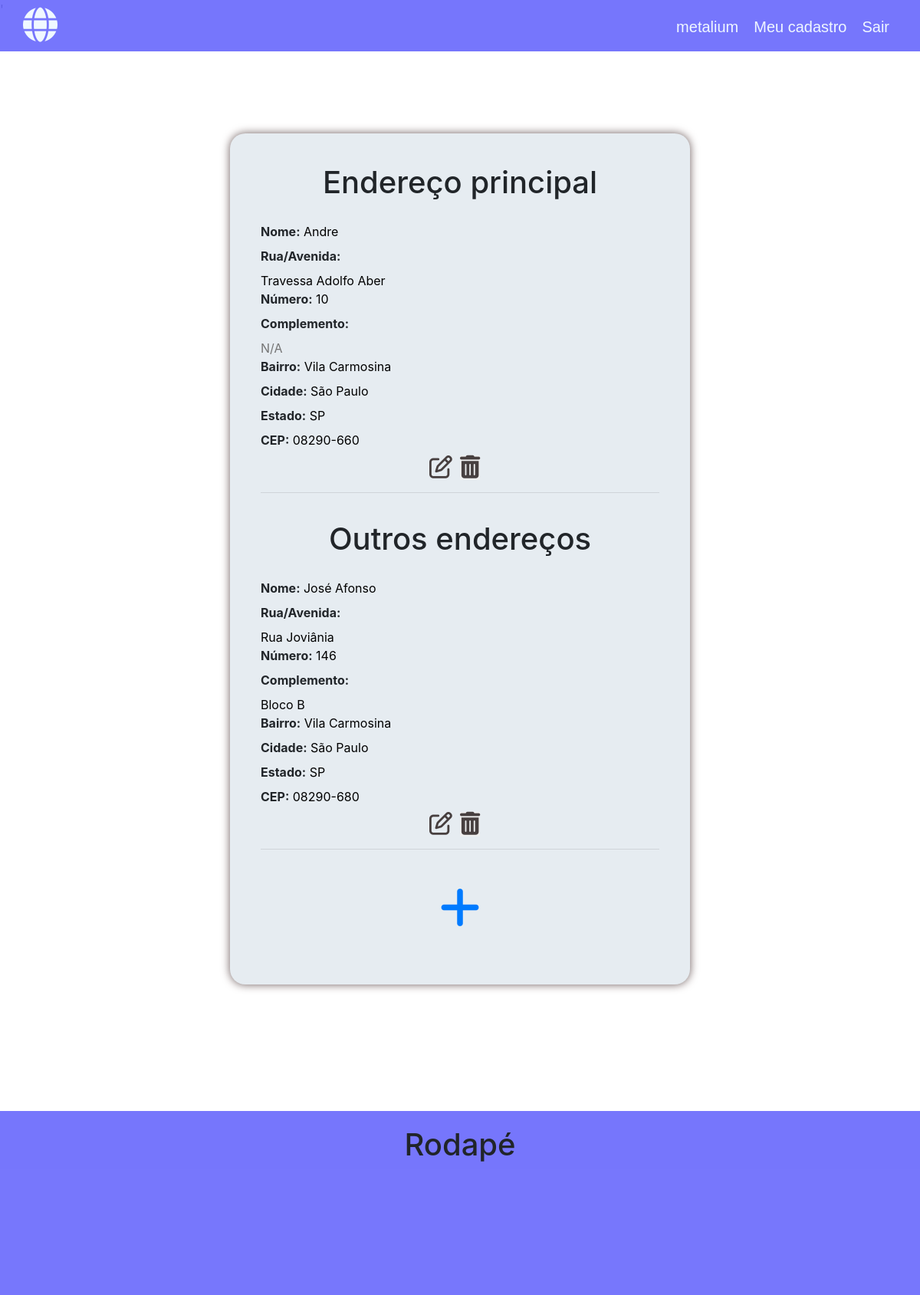
The app's page /my-profile/address/ (signed in) with its own data.
### my_profile/models.py (models this page shows, shortened)
class Base(models.Model):
    active = models.BooleanField('Ativo', default=False)
    create = models.DateField('Criado', auto_now_add=True)
    modified = models.DateField('Modificado', auto_now=True)
    class Meta:
        abstract = True

class AddressUser(Base):
    objects = None
    user = models.ForeignKey(User, on_delete=models.CASCADE, verbose_name='Usuário')
    sender_name = models.CharField('Nome completo', max_length=100)
    postal_code = models.CharField('CEP', max_length=9)
    street_address = models.CharField('Rua/Avenida', max_length=200)
    number_address = models.CharField('Numero', max_length=20)
    neighborhood = models.CharField('Bairro', max_length=100)
    additional_info = models.CharField('Complemento', max_length=200, blank=True)
    city = models.CharField('Cidade', max_length=100)
    state = models.CharField('Estado', max_length=2)
    TYPE_ADDRESS = (
        ('casa', 'Casa'),
        ('trabalho', 'Trabalho')
    )
    type_address = models.CharField(
        'Este é o seu trabalho ou sua casa?', max_length=8, choices=TYPE_ADDRESS, default=False
    )
    class Meta:
        verbose_name = 'Endereço'
        verbose_name_plural = 'Endereços'

### my_profile/views.py (the view)
# urls.py: path('address/', views.my_address, name='address'),
@login_required(login_url='login')
def my_address(request):
    context = {
        'active_address': models.AddressUser.objects.filter(user=request.user, active=True),
        'other_address': models.AddressUser.objects.filter(user=request.user, active=False)
    }
    return render(request, 'my_address.html', context)

### my_profile/templates/my_address.html (shortened to what this page needs)
{% extends 'base.html' %}
{% block 'content' %}
    {% if active_address or other_address %}
    <section class="section-address">
        <div class="address-container">
            {% if active_address %}
            <div class="principal-address">
                <h1>Endereço principal</h1>
            </div>
            {% for ad in active_address %}
            <div>
                <div>
                    <label>Nome:</label>
                    <input type="text" value="{{ ad.sender_name }}" readonly>
                </div>
            </div>
            <div>
                <div>
                    <label>Rua/Avenida:</label>
                    <input type="text" value="{{ad.street_address}}" readonly>
                </div>
            </div>
            <div>
                <div>
                    <label>Número:</label>
                    <input type="text" placeholder="Número:" value="{{ad.number_address}}" readonly>
                </div>
                <div>
                    <label>Complemento:</label>
                    <input type="text" placeholder="N/A" value="{{ad.additional_info}}" readonly>
                </div>
                <div>
                    <label>Bairro:</label>
                    <input type="text" placeholder="Bairro:" value="{{ad.neighborhood}}" readonly>
                </div>
            </div>
            <div>
                <div>
                    <label>Cidade:</label>
                    <input type="text" placeholder="Cidade:" value="{{ad.city}}" readonly>
                </div>
                <div>
                    <label>Estado:</label>
                    <input type="text" placeholder="UF:" value="{{ad.state}}" readonly>
                </div>
                <div>
                    <label>CEP:</label>
                    <input type="text"  value="{{ad.postal_code}}" readonly>
                </div>
            </div>
            <div class="manage-container">
                <div class="btn-edit">
                    <a href="{% url 'edit_address' ad.pk %}"><i title="Editar dados" class="fa-regular fa-pen-to-square"></i></a>
                </div>
                <form class="delete-address" method="post" action="{% url 'delete_address' ad.pk %}">{% csrf_token %}
                    <button type="submit">
                        <i title="Deletar endereço" class="fa-solid fa-trash-can"></i>
                    </button>
                </form>
            </div>
            <hr>
            {% endfor %}
            {% endif %}
            {% if other_address %}
            <div class="other-addresses">
                <h1>Outros endereços</h1>
            </div>
            {% for ad in other_address %}
            <div>
                <div>
                    <label>Nome:</label>
                    <input type="text" value="{{ad.sender_name}}" readonly>
                </div>
            </div>
            <div>
                <div>
                    <label>Rua/Avenida:</label>
                    <input type="text" placeholder="Rua/Avenida:" value="{{ad.street_address}}" readonly>
                </div>
            </div>
            <div>
                <div>
                    <label>Número:</label>
                    <input type="text" placeholder="Número:" value="{{ad.number_address}}" readonly>
                </div>
                <div>
                    <label>Complemento:</label>
                    <input type="text" placeholder="N/A" value="{{ad.additional_info}}" readonly>
                </div>
                <div>
                    <label>Bairro:</label>
                    <input type="text" placeholder="Bairro:" value="{{ad.neighborhood}}" readonly>
                </div>
            </div>
            <div>
                <div>
                    <label>Cidade:</label>
                    <input type="text" placeholder="Cidade:" value="{{ad.city}}" readonly>
                </div>
                <div>
                    <label>Estado:</label>
                    <input type="text" placeholder="UF:" value="{{ad.state}}" readonly>
                </div>
                <div>
                    <label>CEP:</label>
                    <input type="text"  value="{{ad.postal_code}}" readonly>
                </div>
            </div>
            <div class="manage-container">
                <div class="btn-edit">
                    <a href="{% url 'edit_address' ad.pk %}"><i title="Editar dados" class="fa-regular fa-pen-to-square"></i></a>
                </div>
                <form class="delete-address" method="post" action="{% url 'delete_address' ad.pk %}">{% csrf_token %}
                    <button type="submit">
                        <i title="Deletar endereço" class="fa-solid fa-trash-can"></i>
                    </button>
                </form>
            </div>
            <hr>
            {% endfor %}
            {% endif %}
            <div class="add-more-container">
                <a href="{% url 'add_address' %}"><i title="Add enredeço" class="fa-sharp fa-solid fa-plus"></i></a>
            </div>
        {% endif %}
        </div>
    </section>
{% endblock %}

### template_base/base.html (shortened to what this page needs)
<!DOCTYPE html>
{% load static %}
<html lang="pt-BR">
<head>
    <link rel="stylesheet" href="https://stackpath.bootstrapcdn.com/bootstrap/4.4.1/css/bootstrap.min.css">
    <link rel="stylesheet" href="https://cdnjs.cloudflare.com/ajax/libs/font-awesome/6.4.0/css/all.min.css" />
    <link rel="stylesheet" href="{% static 'css/style_home.css' %}">
    <link rel="stylesheet" href="{% static 'css/styles.css' %}">
    <link rel="stylesheet" href="{% static 'css/my_profile.css' %}">
</head>
<body>
    <nav>
        <div class="content-navbar">
            <a href="{% url 'home' %}"><i class="fa-sharp fa-solid fa-globe"></i></a>
            <ul>
                {% if user.is_authenticated %}
                <li><a href="#">{{user}}</a></li>
                <li><a href="{% url 'profile' %}">Meu cadastro</a></li>
                <li><a href="{% url 'logout' %}">Sair</a></li>
                {% else %}
                <li><a href="{% url 'login' %}">Entrar</a></li>
                <li><a href="{% url 'register' %}">Cadastrar</a></li>
                {% endif %}
            </ul>
        </div>
    </nav>
'
    {% block 'content' %}
    {% endblock %}
    <footer>
        <h1>Rodapé</h1>
    </footer>
</body>
</html>

### home/static/css/style_home.css (style rules this page uses)
html, body { height: 100%; }
body { display: flex; flex-direction: column; }
section { flex: 1 0 auto; }
footer { width: 100%; height: 30vh; background-color: rgb(104, 104, 252, 0.9); text-align: center; padding: 20px; flex-shrink: 0; }
nav { background-color: rgb(104, 104, 252, 0.9); height: 67px; display: flex; justify-content: center; position: fixed; width: 100%; z-index: 2; }
nav i { font-size: 45px; color: aliceblue; }
.content-navbar { margin-top: 10px; width: 95%; height: 40px; display: flex; justify-content: space-between; }
.content-navbar ul { list-style-type: none; display: flex; }
.content-navbar li { padding: 10px; font-size: 20px; font-family: Arial, Helvetica, sans-serif; color: aliceblue; }
.content-navbar a { text-decoration: none; color: aliceblue; }

### login_register_user/static/css/styles.css (style rules this page uses)
* { padding: 0; margin: 0; text-decoration: none; list-style: none; box-sizing: border-box; }

### my_profile/static/css/my_profile.css (style rules this page uses)
.section-address { padding-top: 150px; padding-bottom: 165px; }
.principal-address { text-align: center; padding-bottom: 20px; }
.address-container { background-color: rgb(230, 236, 241); box-shadow: 0px 0px 12px 0px rgb(110, 93, 93); border-radius: 20px; margin: 0 auto; width: 50%; padding: 40px; }
.address-container input { border: none; background-color: rgb(230, 236, 241); width: 80%; }
.address-container label { font-weight: bold; }
.manage-container { text-align: center; display: flex; }
.manage-container form { width: 50%; text-align: left; }
.manage-container form i { font-size: 30px; color: rgb(71, 63, 63); }
.manage-container form button { border: none; }
.btn-edit { width: 50%; text-align: right; }
.btn-edit i { font-size: 30px; margin-right: 10px; color: rgb(71, 63, 63); }
.other-addresses { text-align: center; padding-top: 20px; padding-bottom: 20px; }
.add-more-container { text-align:center; padding:30px; }
.add-more-container i { font-size: 60px; }

### records on screen
AddressUser: sender_name "Andre", street_address "Travessa Adolfo Aber", number_address "10", neighborhood "Vila Carmosina", city "São Paulo", state "SP", postal_code "08290-660"
AddressUser: sender_name "José Afonso", street_address "Rua Joviânia", number_address "146", additional_info "Bloco B", neighborhood "Vila Carmosina", city "São Paulo", state "SP", postal_code "08290-680"

### other values on screen
{{ user }} "metalium"
